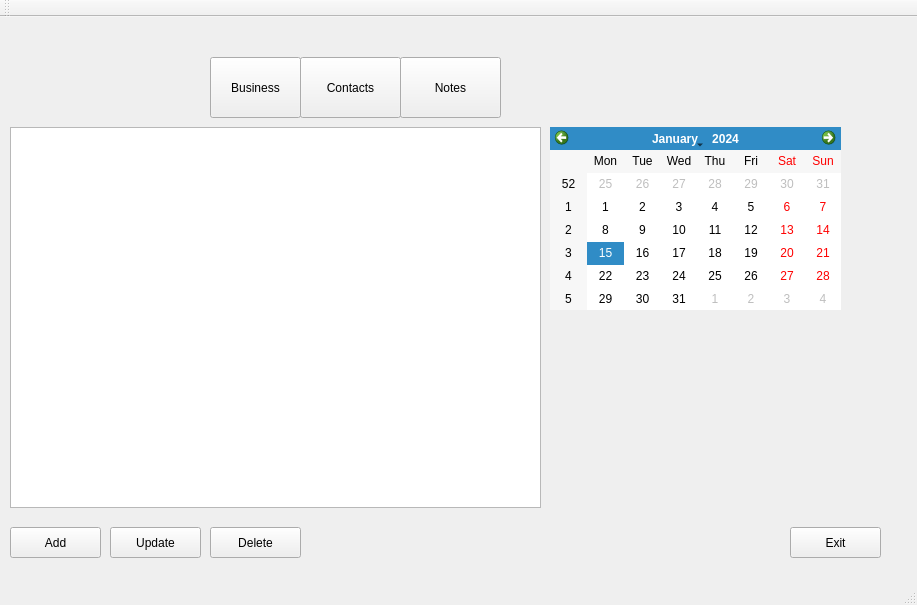
<?xml version="1.0" encoding="UTF-8"?>
<ui version="4.0">
 <class>MainWindow</class>
 <widget class="QMainWindow" name="MainWindow">
  <property name="geometry">
   <rect>
    <x>0</x>
    <y>0</y>
    <width>917</width>
    <height>605</height>
   </rect>
  </property>
  <property name="windowTitle">
   <string>ViGi</string>
  </property>
  <widget class="QWidget" name="centralWidget">
   <widget class="QTableWidget" name="tableWidget">
    <property name="geometry">
     <rect>
      <x>10</x>
      <y>110</y>
      <width>531</width>
      <height>381</height>
     </rect>
    </property>
   </widget>
   <widget class="QPushButton" name="exitButton">
    <property name="geometry">
     <rect>
      <x>790</x>
      <y>510</y>
      <width>91</width>
      <height>31</height>
     </rect>
    </property>
    <property name="text">
     <string>Exit</string>
    </property>
   </widget>
   <widget class="QPushButton" name="deleteButton">
    <property name="geometry">
     <rect>
      <x>210</x>
      <y>510</y>
      <width>91</width>
      <height>31</height>
     </rect>
    </property>
    <property name="text">
     <string>Delete</string>
    </property>
   </widget>
   <widget class="QPushButton" name="updateButton">
    <property name="geometry">
     <rect>
      <x>110</x>
      <y>510</y>
      <width>91</width>
      <height>31</height>
     </rect>
    </property>
    <property name="text">
     <string>Update</string>
    </property>
   </widget>
   <widget class="QPushButton" name="addButton">
    <property name="geometry">
     <rect>
      <x>10</x>
      <y>510</y>
      <width>91</width>
      <height>31</height>
     </rect>
    </property>
    <property name="text">
     <string>Add</string>
    </property>
   </widget>
   <widget class="QPushButton" name="businessButton">
    <property name="geometry">
     <rect>
      <x>210</x>
      <y>40</y>
      <width>91</width>
      <height>61</height>
     </rect>
    </property>
    <property name="text">
     <string>Business</string>
    </property>
   </widget>
   <widget class="QPushButton" name="contactsButton">
    <property name="geometry">
     <rect>
      <x>300</x>
      <y>40</y>
      <width>101</width>
      <height>61</height>
     </rect>
    </property>
    <property name="text">
     <string>Contacts</string>
    </property>
   </widget>
   <widget class="QPushButton" name="notesButton">
    <property name="geometry">
     <rect>
      <x>400</x>
      <y>40</y>
      <width>101</width>
      <height>61</height>
     </rect>
    </property>
    <property name="text">
     <string>Notes</string>
    </property>
   </widget>
   <widget class="QCalendarWidget" name="calendarWidget">
    <property name="geometry">
     <rect>
      <x>550</x>
      <y>110</y>
      <width>291</width>
      <height>183</height>
     </rect>
    </property>
   </widget>
   <widget class="QLabel" name="label_2">
    <property name="geometry">
     <rect>
      <x>10</x>
      <y>30</y>
      <width>191</width>
      <height>81</height>
     </rect>
    </property>
    <property name="text">
     <string>&lt;html&gt;&lt;head/&gt;&lt;body&gt;&lt;p&gt;&lt;img src=&quot;:/images/pictures/topics-detail-small.jpg&quot;/&gt;&lt;/p&gt;&lt;/body&gt;&lt;/html&gt;</string>
    </property>
   </widget>
   <widget class="QLabel" name="label">
    <property name="geometry">
     <rect>
      <x>630</x>
      <y>300</y>
      <width>161</width>
      <height>191</height>
     </rect>
    </property>
    <property name="text">
     <string>&lt;html&gt;&lt;head/&gt;&lt;body&gt;&lt;p&gt;&lt;img src=&quot;:/images/pictures/hot-topics-logo.png&quot;/&gt;&lt;/p&gt;&lt;/body&gt;&lt;/html&gt;</string>
    </property>
   </widget>
  </widget>
  <widget class="QMenuBar" name="menuBar">
   <property name="geometry">
    <rect>
     <x>0</x>
     <y>0</y>
     <width>917</width>
     <height>21</height>
    </rect>
   </property>
  </widget>
  <widget class="QToolBar" name="mainToolBar">
   <attribute name="toolBarArea">
    <enum>TopToolBarArea</enum>
   </attribute>
   <attribute name="toolBarBreak">
    <bool>false</bool>
   </attribute>
  </widget>
  <widget class="QStatusBar" name="statusBar"/>
 </widget>
 <layoutdefault spacing="6" margin="11"/>
 <resources/>
 <connections/>
</ui>
